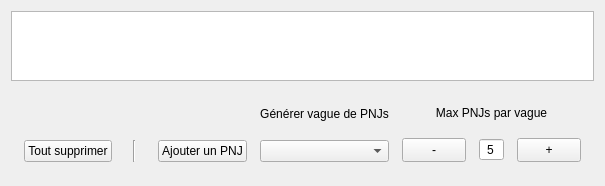
      <widget class="QWidget" name="tabWidget_npc_story">
       <attribute name="title">
        <string>PNJ Histoire</string>
       </attribute>
       <layout class="QGridLayout" name="gridLayout_12">
        <item row="0" column="1">
         <layout class="QHBoxLayout" name="horizontalLayout_7">
          <item>
           <widget class="QTableWidget" name="tableWidget_npc_story">
            <property name="sizeAdjustPolicy">
             <enum>QAbstractScrollArea::AdjustToContents</enum>
            </property>
            <property name="textElideMode">
             <enum>Qt::ElideMiddle</enum>
            </property>
            <attribute name="horizontalHeaderCascadingSectionResizes">
             <bool>true</bool>
            </attribute>
           </widget>
          </item>
         </layout>
        </item>
        <item row="1" column="1">
         <layout class="QHBoxLayout" name="horizontalLayout_10" stretch="0,0,0,0,0">
          <property name="spacing">
           <number>13</number>
          </property>
          <property name="leftMargin">
           <number>13</number>
          </property>
          <property name="topMargin">
           <number>13</number>
          </property>
          <property name="rightMargin">
           <number>13</number>
          </property>
          <property name="bottomMargin">
           <number>13</number>
          </property>
          <item>
           <layout class="QVBoxLayout" name="verticalLayout_7">
            <item>
             <spacer name="verticalSpacer_6">
              <property name="orientation">
               <enum>Qt::Vertical</enum>
              </property>
              <property name="sizeType">
               <enum>QSizePolicy::Minimum</enum>
              </property>
              <property name="sizeHint" stdset="0">
               <size>
                <width>20</width>
                <height>40</height>
               </size>
              </property>
             </spacer>
            </item>
            <item>
             <widget class="QPushButton" name="pushButton_suppress_all_npc_story">
              <property name="text">
               <string>Tout supprimer</string>
              </property>
             </widget>
            </item>
           </layout>
          </item>
          <item>
           <layout class="QVBoxLayout" name="verticalLayout_8">
            <item>
             <spacer name="verticalSpacer_7">
              <property name="orientation">
               <enum>Qt::Vertical</enum>
              </property>
              <property name="sizeType">
               <enum>QSizePolicy::Minimum</enum>
              </property>
              <property name="sizeHint" stdset="0">
               <size>
                <width>20</width>
                <height>40</height>
               </size>
              </property>
             </spacer>
            </item>
            <item>
             <layout class="QHBoxLayout" name="horizontalLayout_18">
              <item>
               <widget class="Line" name="line_2">
                <property name="orientation">
                 <enum>Qt::Vertical</enum>
                </property>
               </widget>
              </item>
             </layout>
            </item>
           </layout>
          </item>
          <item>
           <layout class="QVBoxLayout" name="verticalLayout_6">
            <item>
             <spacer name="verticalSpacer_5">
              <property name="orientation">
               <enum>Qt::Vertical</enum>
              </property>
              <property name="sizeType">
               <enum>QSizePolicy::Minimum</enum>
              </property>
              <property name="sizeHint" stdset="0">
               <size>
                <width>20</width>
                <height>40</height>
               </size>
              </property>
             </spacer>
            </item>
            <item>
             <widget class="QPushButton" name="pushButton_add_npc_story">
              <property name="text">
               <string>Ajouter un PNJ</string>
              </property>
             </widget>
            </item>
           </layout>
          </item>
          <item>
           <layout class="QVBoxLayout" name="verticalLayout_3">
            <item>
             <widget class="QLabel" name="label_2">
              <property name="sizePolicy">
               <sizepolicy hsizetype="Expanding" vsizetype="Preferred">
                <horstretch>0</horstretch>
                <verstretch>0</verstretch>
               </sizepolicy>
              </property>
              <property name="text">
               <string>Générer vague de PNJs</string>
              </property>
              <property name="alignment">
               <set>Qt::AlignCenter</set>
              </property>
             </widget>
            </item>
            <item>
             <widget class="QComboBox" name="comboBox_generate_npc_story"/>
            </item>
           </layout>
          </item>
          <item>
           <layout class="QVBoxLayout" name="verticalLayout_21">
            <item>
             <widget class="QLabel" name="label_max_npc_story">
              <property name="text">
               <string>Max PNJs par vague</string>
              </property>
              <property name="alignment">
               <set>Qt::AlignCenter</set>
              </property>
             </widget>
            </item>
            <item>
             <layout class="QHBoxLayout" name="horizontalLayout_19">
              <item>
               <widget class="QPushButton" name="pushButton_max_npc_story_spawn_negative">
                <property name="sizePolicy">
                 <sizepolicy hsizetype="Maximum" vsizetype="Maximum">
                  <horstretch>0</horstretch>
                  <verstretch>0</verstretch>
                 </sizepolicy>
                </property>
                <property name="maximumSize">
                 <size>
                  <width>64</width>
                  <height>64</height>
                 </size>
                </property>
                <property name="text">
                 <string>-</string>
                </property>
               </widget>
              </item>
              <item>
               <widget class="QSpinBox" name="spinBox_max_npc_story_spawn">
                <property name="alignment">
                 <set>Qt::AlignCenter</set>
                </property>
                <property name="buttonSymbols">
                 <enum>QAbstractSpinBox::NoButtons</enum>
                </property>
                <property name="minimum">
                 <number>1</number>
                </property>
                <property name="maximum">
                 <number>10</number>
                </property>
                <property name="value">
                 <number>5</number>
                </property>
               </widget>
              </item>
              <item>
               <widget class="QPushButton" name="pushButton_max_npc_story_spawn_positive">
                <property name="sizePolicy">
                 <sizepolicy hsizetype="Maximum" vsizetype="Maximum">
                  <horstretch>0</horstretch>
                  <verstretch>4</verstretch>
                 </sizepolicy>
                </property>
                <property name="maximumSize">
                 <size>
                  <width>64</width>
                  <height>64</height>
                 </size>
                </property>
                <property name="toolTipDuration">
                 <number>0</number>
                </property>
                <property name="text">
                 <string>+</string>
                </property>
               </widget>
              </item>
             </layout>
            </item>
           </layout>
          </item>
         </layout>
        </item>
       </layout>
      </widget>
